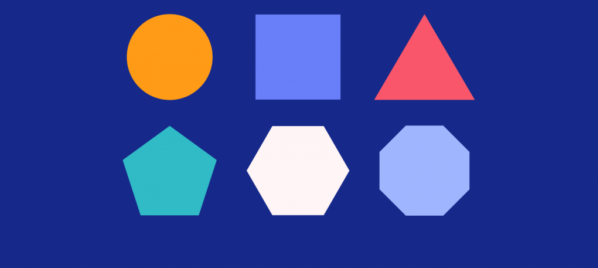
#> input picture OpenCV_tutorial/images/Geometric.png, 598 x 268 px
$ python Detect_GeometricShapes.py
#> lines starting #> are read from the running program, lines starting #| are printed output that depends on the picture; after the words box and inside, x2 and y2 are one past the last pixel; in counts of white or black regions, pixels touching at a corner belong together
import numpy as np
import cv2

def nothing(x):
    pass
img = cv2.imread('images/Geometric.png')
#> img is the input picture: shape (268, 598, 3); mean B, G, R 149.5, 70, 56.8
img_gray = cv2.cvtColor(img, cv2.COLOR_BGR2GRAY)
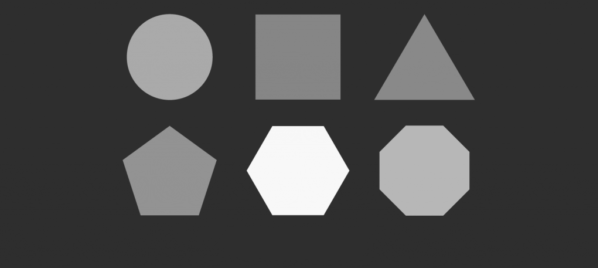
#> img_gray: shape (268, 598); min 45, max 248, mean 74.9

# [6 lines of commented-out code are left out]
_, thres = cv2.threshold(img_gray, 90, 255, cv2.THRESH_BINARY)
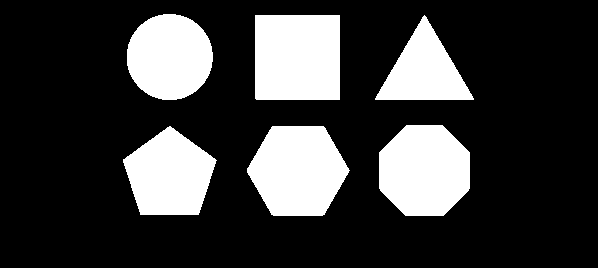
#> thres: shape (268, 598); 23.1% white; 6 white regions
contours, _ = cv2.findContours(thres, cv2.RETR_TREE, cv2.CHAIN_APPROX_NONE)
#> contours = 6 contours; box (x1, y1, x2, y2) and area: (255, 15, 340, 100) 7056, (247, 126, 350, 216) 6847, (379, 125, 470, 216) 6693, (127, 14, 213, 100) 5720, (123, 126, 217, 215) 5684, (375, 15, 474, 100) 4194

for contur in contours:
    approx = cv2.approxPolyDP(contur, 0.01*cv2.arcLength(contur, True), True)
    cv2.drawContours(img, [approx], 0, (0,0,0), 3)
    x = approx.ravel()[0]
    y = approx.ravel()[1] - 5

    if len(approx) == 3:
        cv2.putText(img, "Triangle", (x,y), cv2.FONT_HERSHEY_COMPLEX, 0.5, (0,0,0))
    elif len(approx) == 4:
        x,y,w,h = cv2.boundingRect(approx)
        aspectRatio = float(w)/h
        print(aspectRatio)
        if aspectRatio >= 0.95 and aspectRatio <= 1.05:
            cv2.putText(img, "square", (x,y), cv2.FONT_HERSHEY_COMPLEX, 0.5, (0,0,0))
        else:
            cv2.putText(img, "rectangle", (x,y), cv2.FONT_HERSHEY_COMPLEX, 0.5, (0,0,0))
    elif len(approx) == 5:
        cv2.putText(img, "pentagon", (x,y), cv2.FONT_HERSHEY_COMPLEX, 0.5, (0,0,0))
    elif len(approx) == 6:
        cv2.putText(img, "hexagon", (x,y), cv2.FONT_HERSHEY_COMPLEX, 0.5, (0,0,0))
    elif len(approx) == 7:
        cv2.putText(img, "heptagon", (x,y), cv2.FONT_HERSHEY_COMPLEX, 0.5, (0,0,0))
    elif len(approx) == 8:
        cv2.putText(img, "octagon", (x,y), cv2.FONT_HERSHEY_COMPLEX, 0.5, (0,0,0))
    elif len(approx) == 10:
        cv2.putText(img, "star", (x,y), cv2.FONT_HERSHEY_COMPLEX, 0.5, (0,0,0))
    else:
        cv2.putText(img, "circle", (x,y), cv2.FONT_HERSHEY_COMPLEX, 0.5, (0,0,0))
#> this loop made 6 passes
#> (approx, w, h, aspectRatio) on pass 5: ([[255, 15], [255, 98], [339, 99], [339, 15]], 85, 85, 1)
#| 1.0
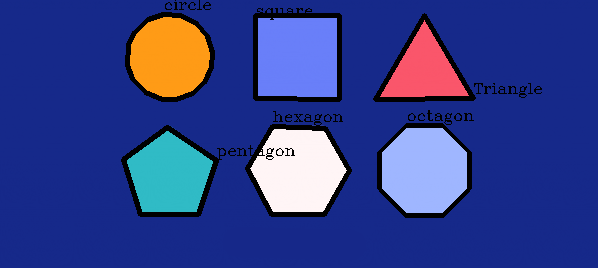
#> img: shape (268, 598, 3); 6.1% of pixels changed, all inside (x1, y1, x2, y2) = (121, 0, 542, 218)

cv2.imshow("shapes", img)
cv2.waitKey(0)
cv2.destroyAllWindows()
